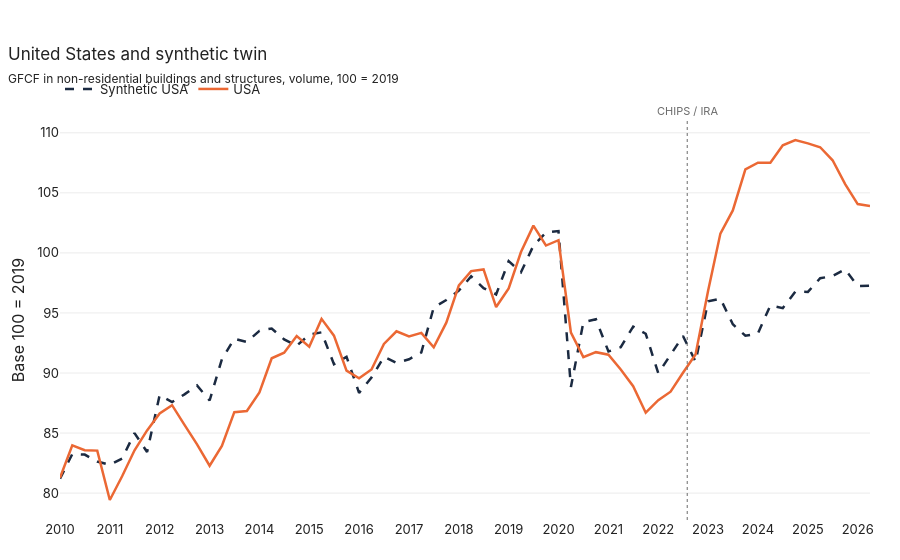

The notebook cell this image was saved under:
### Markdown cell above
## 3. Pre-treatment fit

### Code cell
s = synth.synthetic(OECD)
plot_synth(s, title='United States and synthetic twin',
           subtitle="GFCF in non-residential buildings and structures, volume, 100 = 2019")
